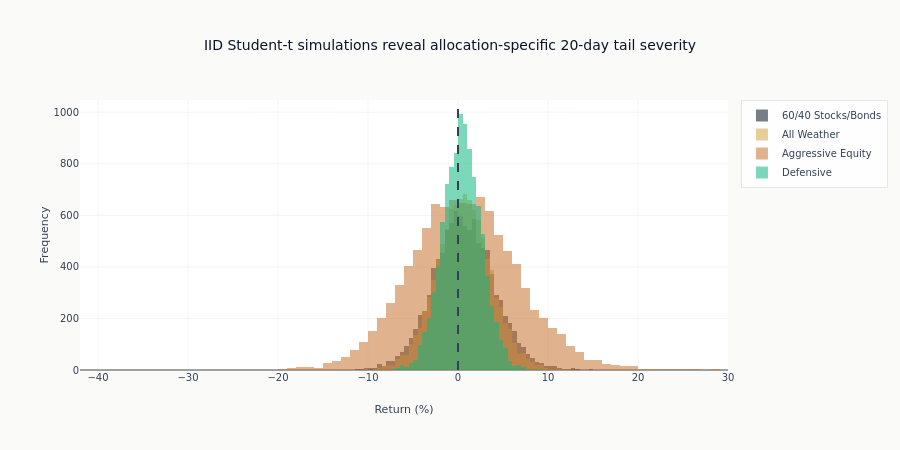

The code cell stored with this chart in its notebook:
### Markdown cell above
The Monte Carlo block is not a forecast of the next crisis. It maps full-sample portfolio moments
into one possible tail range under a symmetric iid law. Empirical skew is displayed only as a
diagnostic and is not fitted by the symmetric Student-t distribution.

### Code cell
# Visualize return distributions
fig = go.Figure()

for port_name, result in mc_results.items():
    fig.add_trace(
        go.Histogram(x=result["distribution"] * 100, name=port_name, opacity=0.55, nbinsx=100)
    )

fig.add_vline(x=0, line_dash="dash", line_color=COLORS["neutral"])

fig.update_layout(
    title="IID Student-t simulations reveal allocation-specific 20-day tail severity",
    xaxis_title="Return (%)",
    yaxis_title="Frequency",
    barmode="overlay",
    height=450,
    colorway=ml4t_palette(4, categorical=True),
)
show_plotly_with_alt(
    fig,
    "Four overlapping histograms of simulated twenty-day cumulative return, one per allocation, with a dashed line at zero. The equity-heavy distributions are visibly wider on both sides.",
)

### Figure 1 — Plotly figure (JSON) as saved in the notebook; plotly's stock layout.template omitted (floating-point values rounded to 4 significant figures; data arrays with more than 128 entries replaced by an {"elided": "..."} marker saying what was removed)
{"data": [{"name": "60/40 Stocks/Bonds", "nbinsx": 100, "opacity": 0.55, "type": "histogram", "x": {"elided": "10000 float values"}}, {"name": "All Weather", "nbinsx": 100, "opacity": 0.55, "type": "histogram", "x": {"elided": "10000 float values"}}, {"name": "Aggressive Equity", "nbinsx": 100, "opacity": 0.55, "type": "histogram", "x": {"elided": "10000 float values"}}, {"name": "Defensive", "nbinsx": 100, "opacity": 0.55, "type": "histogram", "x": {"elided": "10000 float values"}}], "layout": {"barmode": "overlay", "colorway": ["#0a1628", "#D4A84B", "#C87533", "#10b981"], "height": 450, "shapes": [{"line": {"color": "#334155", "dash": "dash"}, "type": "line", "x0": 0, "x1": 0, "xref": "x", "y0": 0, "y1": 1, "yref": "y domain"}], "title": {"text": "IID Student-t simulations reveal allocation-specific 20-day tail severity"}, "xaxis": {"title": {"text": "Return (%)"}}, "yaxis": {"title": {"text": "Frequency"}}}}
